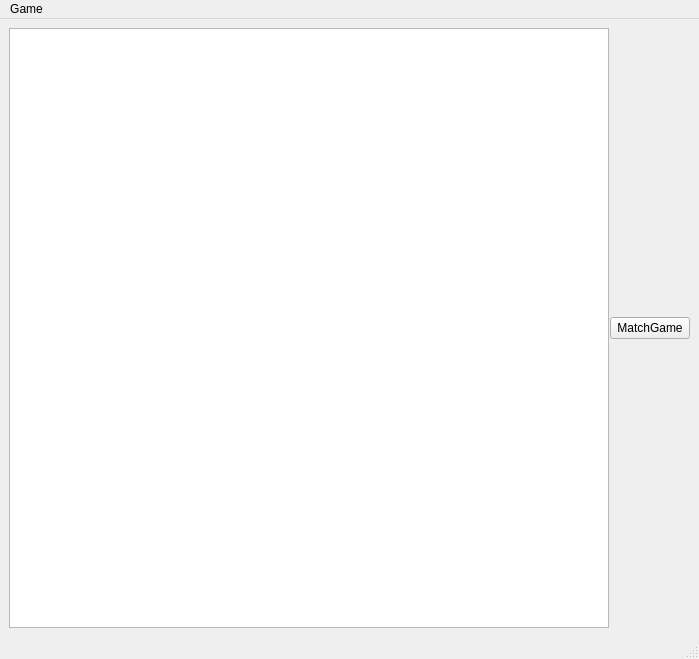
<?xml version="1.0" encoding="UTF-8"?>
<ui version="4.0">
 <class>MainWindow</class>
 <widget class="QMainWindow" name="MainWindow">
  <property name="geometry">
   <rect>
    <x>0</x>
    <y>0</y>
    <width>699</width>
    <height>659</height>
   </rect>
  </property>
  <property name="sizePolicy">
   <sizepolicy hsizetype="Fixed" vsizetype="Fixed">
    <horstretch>0</horstretch>
    <verstretch>0</verstretch>
   </sizepolicy>
  </property>
  <property name="minimumSize">
   <size>
    <width>699</width>
    <height>659</height>
   </size>
  </property>
  <property name="maximumSize">
   <size>
    <width>699</width>
    <height>659</height>
   </size>
  </property>
  <property name="windowTitle">
   <string>MainWindow</string>
  </property>
  <widget class="QWidget" name="centralwidget">
   <property name="sizePolicy">
    <sizepolicy hsizetype="Fixed" vsizetype="Fixed">
     <horstretch>0</horstretch>
     <verstretch>0</verstretch>
    </sizepolicy>
   </property>
   <layout class="QHBoxLayout" name="horizontalLayout">
    <property name="spacing">
     <number>0</number>
    </property>
    <property name="leftMargin">
     <number>0</number>
    </property>
    <property name="topMargin">
     <number>0</number>
    </property>
    <property name="rightMargin">
     <number>0</number>
    </property>
    <property name="bottomMargin">
     <number>0</number>
    </property>
    <item>
     <widget class="QWidget" name="widget" native="true">
      <layout class="QHBoxLayout" name="horizontalLayout_2">
       <item>
        <widget class="QGraphicsView" name="graphicsView">
         <property name="sizePolicy">
          <sizepolicy hsizetype="Fixed" vsizetype="Fixed">
           <horstretch>0</horstretch>
           <verstretch>0</verstretch>
          </sizepolicy>
         </property>
         <property name="minimumSize">
          <size>
           <width>600</width>
           <height>600</height>
          </size>
         </property>
         <property name="maximumSize">
          <size>
           <width>600</width>
           <height>600</height>
          </size>
         </property>
         <property name="verticalScrollBarPolicy">
          <enum>Qt::ScrollBarAlwaysOff</enum>
         </property>
         <property name="horizontalScrollBarPolicy">
          <enum>Qt::ScrollBarAlwaysOff</enum>
         </property>
        </widget>
       </item>
       <item>
        <widget class="QPushButton" name="pushButton">
         <property name="text">
          <string>MatchGame</string>
         </property>
        </widget>
       </item>
      </layout>
     </widget>
    </item>
   </layout>
  </widget>
  <widget class="QMenuBar" name="menubar">
   <property name="geometry">
    <rect>
     <x>0</x>
     <y>0</y>
     <width>699</width>
     <height>21</height>
    </rect>
   </property>
   <widget class="QMenu" name="menuClose">
    <property name="title">
     <string>Game</string>
    </property>
    <addaction name="actionGame_close"/>
   </widget>
   <addaction name="menuClose"/>
  </widget>
  <widget class="QStatusBar" name="statusbar"/>
  <action name="actionGame_close">
   <property name="text">
    <string>Game close</string>
   </property>
  </action>
 </widget>
 <resources/>
 <connections>
  <connection>
   <sender>actionGame_close</sender>
   <signal>triggered()</signal>
   <receiver>MainWindow</receiver>
   <slot>gameclose()</slot>
   <hints>
    <hint type="sourcelabel">
     <x>-1</x>
     <y>-1</y>
    </hint>
    <hint type="destinationlabel">
     <x>341</x>
     <y>265</y>
    </hint>
   </hints>
  </connection>
  <connection>
   <sender>pushButton</sender>
   <signal>pressed()</signal>
   <receiver>MainWindow</receiver>
   <slot>matchplayer()</slot>
   <hints>
    <hint type="sourcelabel">
     <x>676</x>
     <y>340</y>
    </hint>
    <hint type="destinationlabel">
     <x>255</x>
     <y>-13</y>
    </hint>
   </hints>
  </connection>
 </connections>
 <slots>
  <slot>gameclose()</slot>
  <slot>matchplayer()</slot>
 </slots>
</ui>
